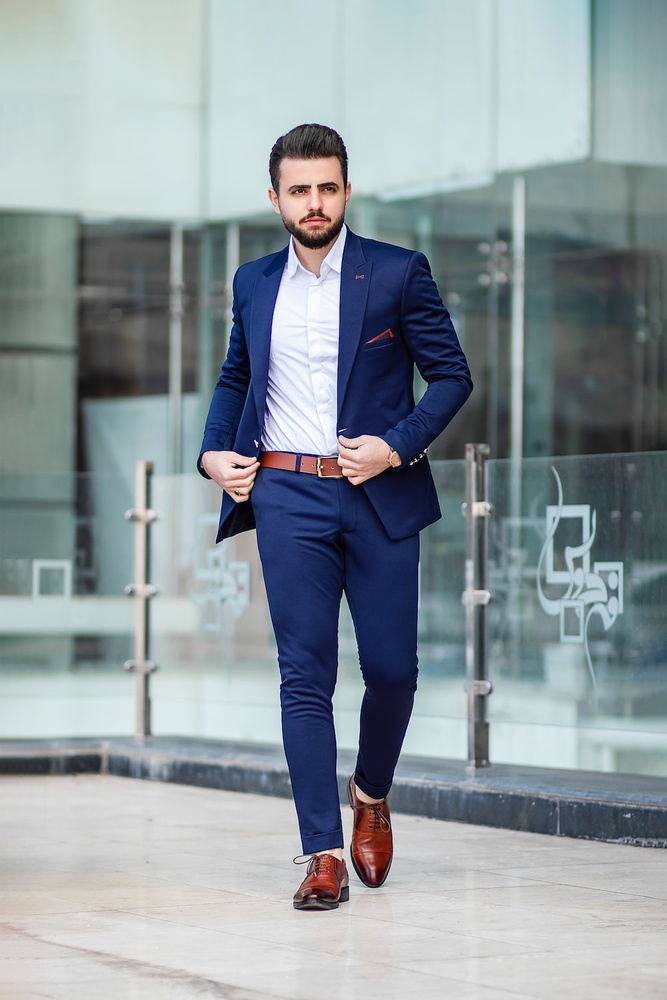
#> input picture RemoveBg/RemoveBg/cl.jpg, 667 x 1000 px, shrunk from 1000 x 1500 before the run, given in place of the camera
$ python Endgame2.py
#> lines starting #> are read from the running program, lines starting #| are printed output that depends on the picture; after the words box and inside, x2 and y2 are one past the last pixel; in counts of white or black regions, pixels touching at a corner belong together
import cv2
import numpy as np

# load image
cap = cv2.VideoCapture(0)

while True:
    check, img = cap.read()
#> img is the input picture: shape (1000, 667, 3); mean B, G, R 157.7, 152.7, 142
    if not check:
        break

    # convert to graky
    gray = cv2.cvtColor(img, cv2.COLOR_BGR2GRAY)
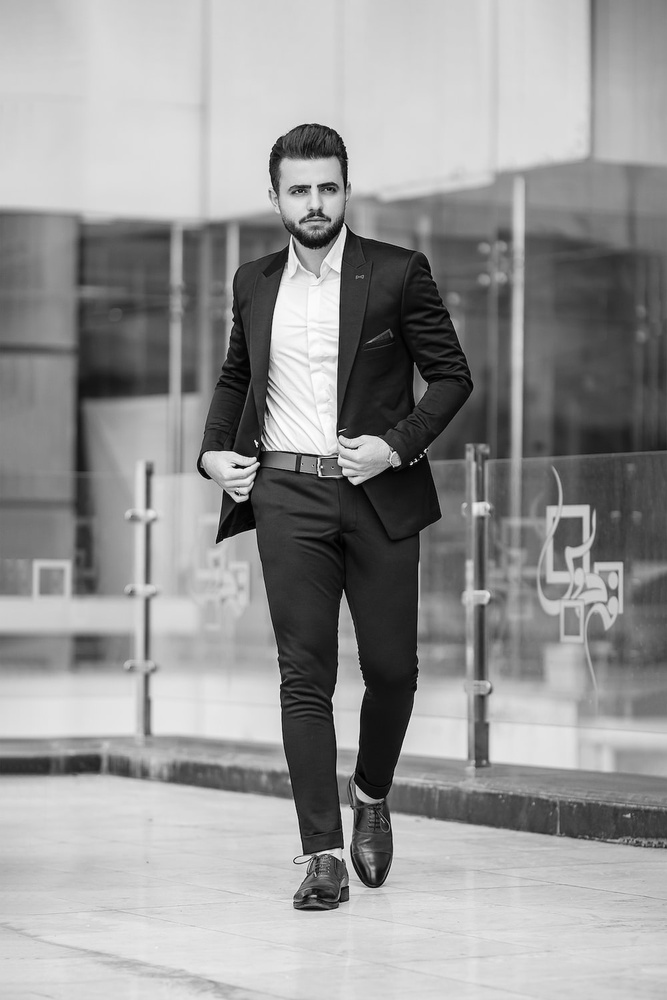
#> gray: shape (1000, 667); min 0, max 254, mean 150.1

    # threshold input image as mask
    mask = cv2.threshold(gray, 250, 255, cv2.THRESH_BINARY)[1]
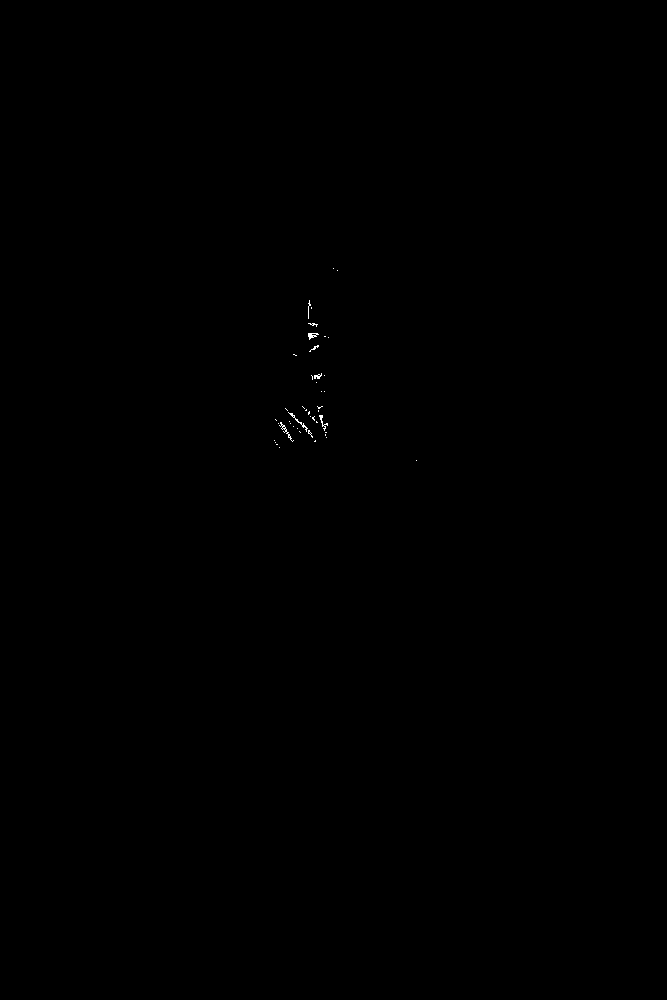
#> mask: shape (1000, 667); 0.05% white in thin lines or dots, all inside (x1, y1, x2, y2) = (274, 268, 417, 461)

    # negate mask
    mask = 255 - mask

    # apply morphology to remove isolated extraneous noise
    # use borderconstant of black since foreground touches the edges
    kernel = np.ones((3,3), np.uint8)
    mask = cv2.morphologyEx(mask, cv2.MORPH_OPEN, kernel)
    mask = cv2.morphologyEx(mask, cv2.MORPH_CLOSE, kernel)
#> mask: shape (1000, 667); 100% white; 7 black regions (4 under 20 px), largest, box (x1, y1, x2, y2) and area: (279, 423, 287, 433) 44, (308, 333, 317, 338) 41, (312, 374, 321, 379) 37

    # anti-alias the mask -- blur then stretch
    # blur alpha channel
    mask = cv2.GaussianBlur(mask, (0,0), sigmaX=2, sigmaY=2, borderType = cv2.BORDER_DEFAULT)
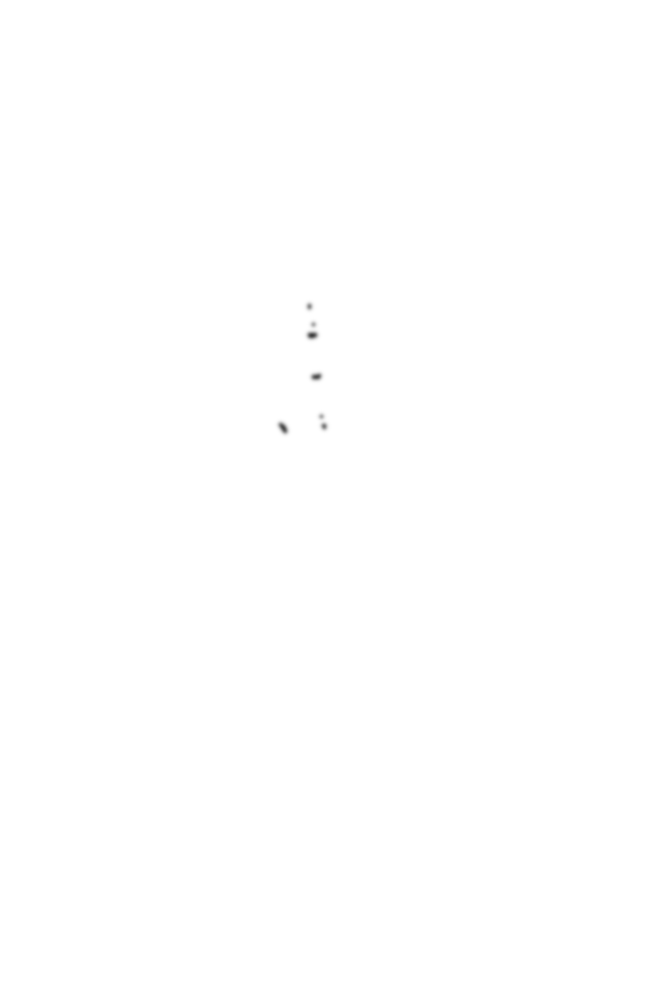
#> mask: shape (1000, 667); min 64, max 255, mean 254.9

    # linear stretch so that 127.5 goes to 0, but 255 stays 255
    mask = (2*(mask.astype(np.float32))-255.0).clip(0,255).astype(np.uint8)

    # put mask into alpha channel
    result = img.copy()
    result = cv2.cvtColor(result, cv2.COLOR_BGR2BGRA)
    result[:, :, 3] = mask
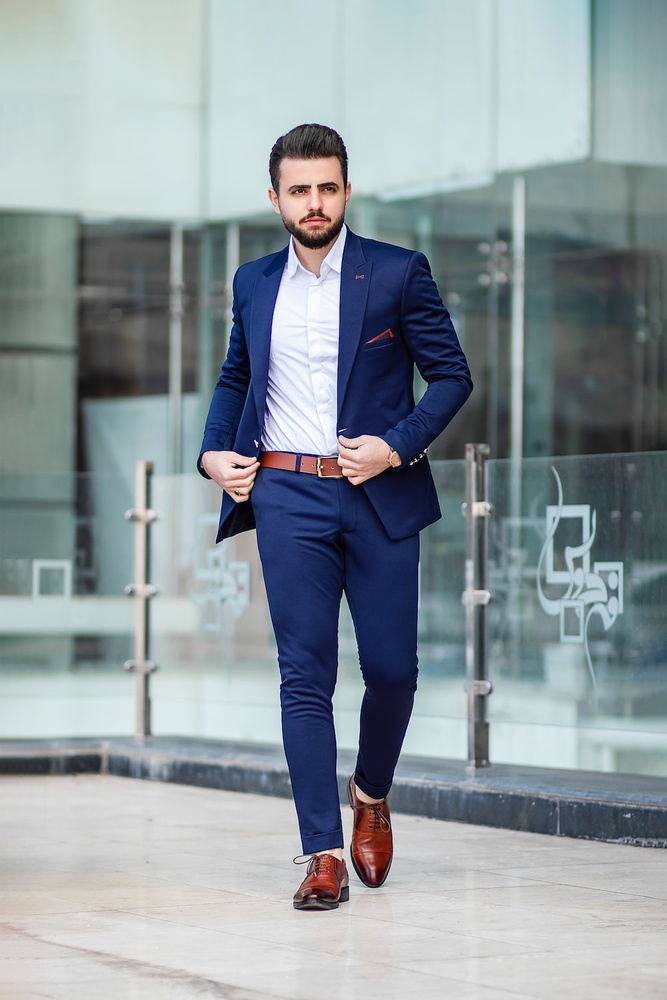
#> result: shape (1000, 667, 4); mean B, G, R, A 157.7, 152.7, 142, 254.9

    # save resulting masked image
    cv2.imwrite('person_transp_bckgrnd.png', result)

    # display result, though it won't show transparency
    cv2.imshow("INPUT", img)
    cv2.imshow("GRAY", gray)
    cv2.imshow("MASK", mask)
    cv2.imshow("RESULT", result)

    key = cv2.waitKey(1)
#> (key Esc is pressed here)
    if key == 27:
        break

cv2.waitKey(0)
cv2.destroyAllWindows()
